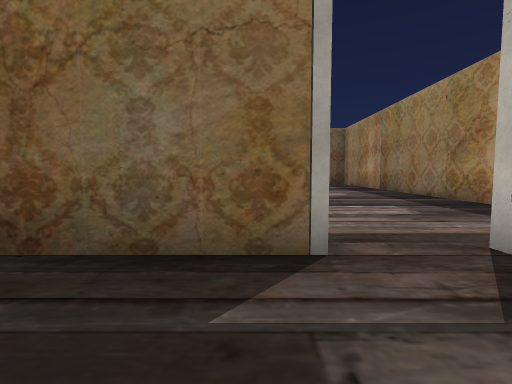
view 1 (above)

15 first-person views from a walk through a scene from a Unity 3-D project. The camera is 1.5 m above the floor, tilts 4° down and sees 85° across. Doors are open. The floor is counted in squares, 2 m on a side. Each view is taken from the middle of a square. On the plan, view 1 faces up. The plan holds only what a view shows up to about 10 squares ahead; the rest is blank. The place goes on beyond the plan.

view 2
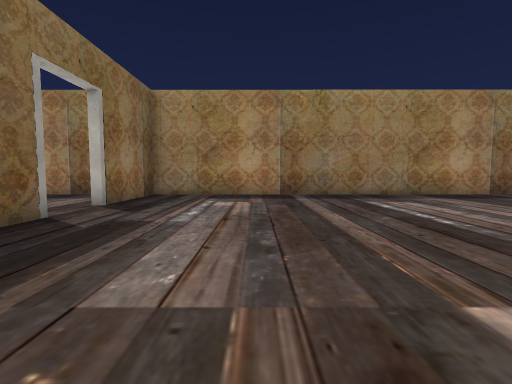

view 3
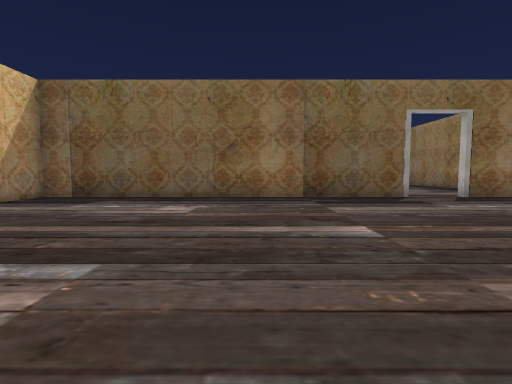

view 4
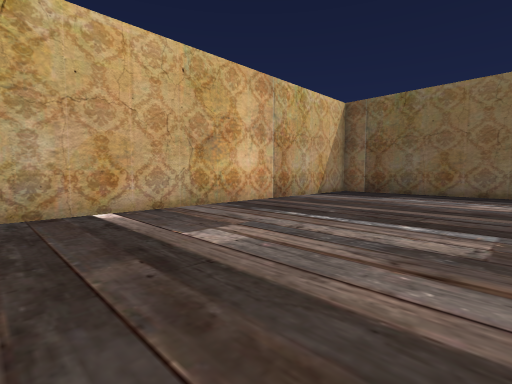

view 5
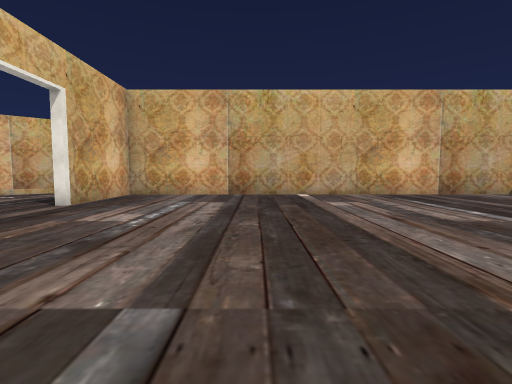

view 6
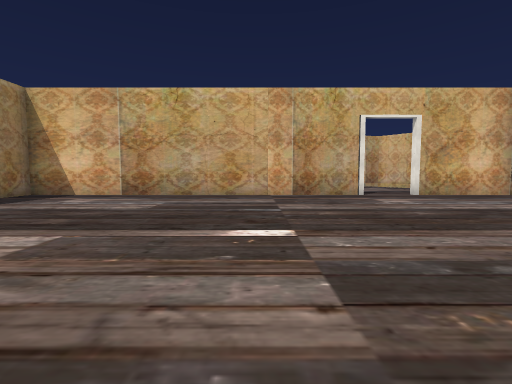

view 7
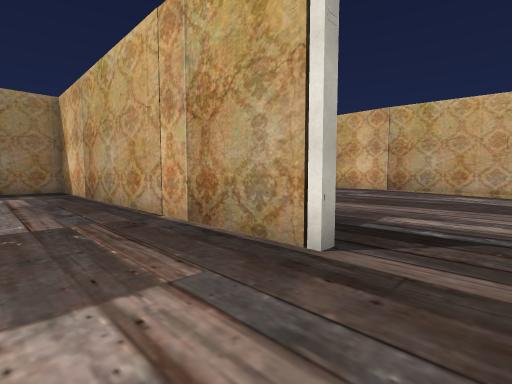

view 8
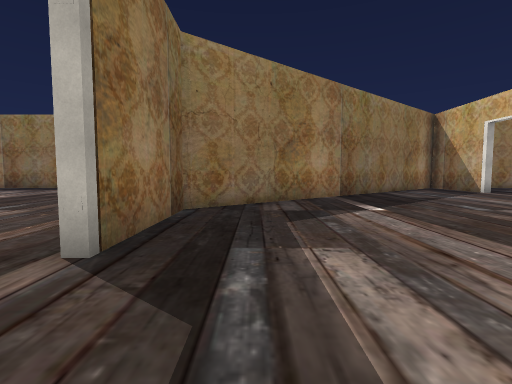

view 9
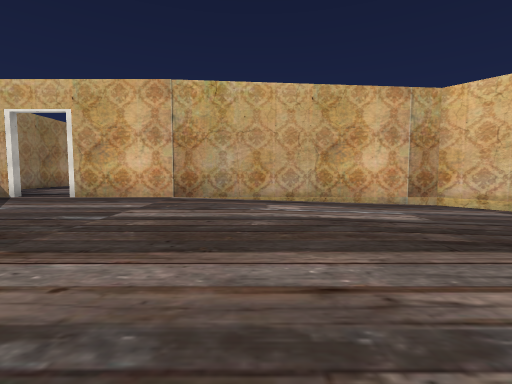

view 10
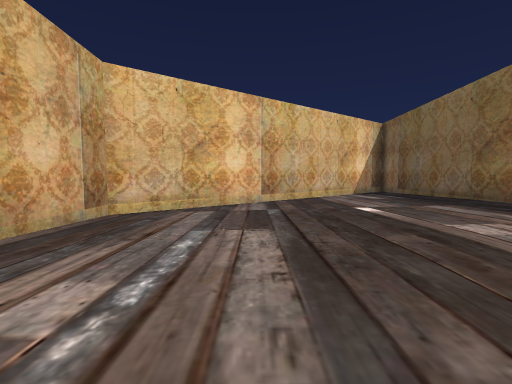

view 11
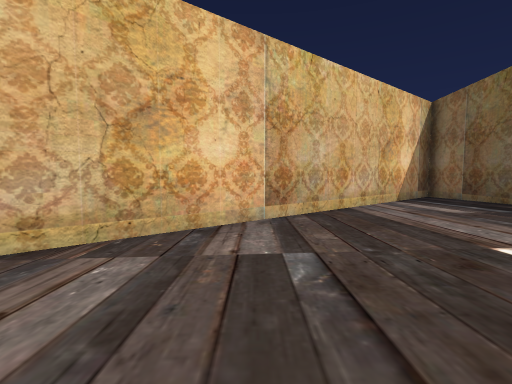

view 12
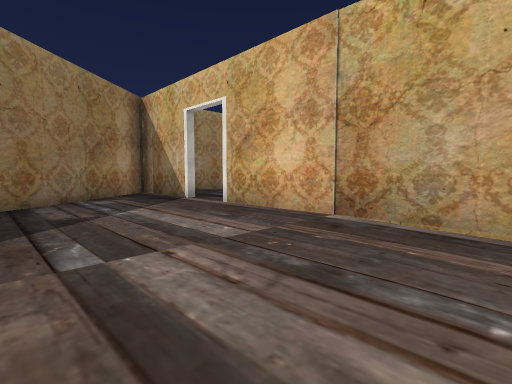

view 13
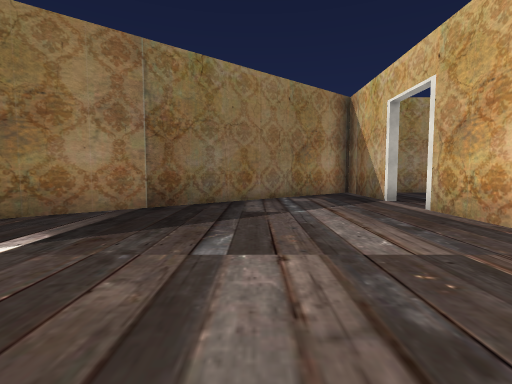

view 14
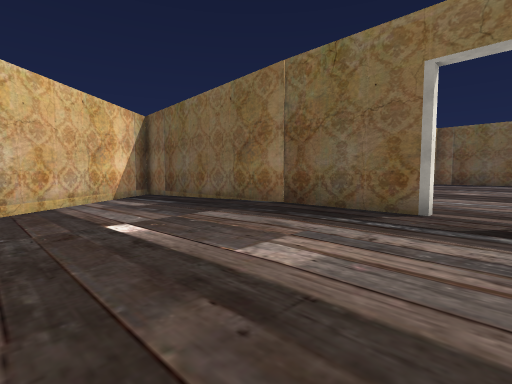

view 15
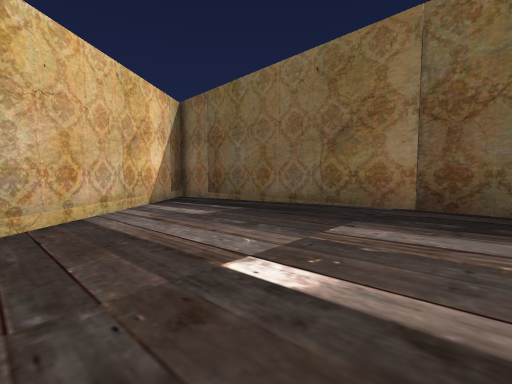

### Floor plan
Key: @ floor where view 1 was taken; # wall or solid block; . main floor; - floor 0.25 m lower than the main floor; _ floor 0.5 m lower than the main floor; D open door.
Columns run from 18 left of view 1 to 6 right of it. Each row starts with its distance up from view 1.
 10                      ...#
  9                      ...#
  8                     ....#
  7                     ....#
  6                     ....#
  5                    .....#
  4                    .... #
  3        #########   DD.  #
  2        #....... ###DD####
  1        #................#
  0        #..........@.....#
 -1        #................#
 -2        #................#
 -3        #................#
 -4        #................#
 -5        #................#
 -6        #................#
 -7        #................#
 -8        #................#
 -9        #................#
-10        #................#
-11        #................#
-12 ########...DD...........#
-13 #_----.####DD############
-14 #__----..........##
-15  #__----..........##
-16  ##__----..........#
-17   ##__----.........##
-18    ##_----..........##
-19     #__----..........##
-20      #__----..........#
-21      ##__----..........#
-22       ##__----.....DD. #
-23        ############DD##

Where each view was taken, in squares from view 1:
view 1: 0 up, 0 right, facing up
view 2: 1 down, 4 left, facing right
view 3: 6 down, 4 left, facing up
view 4: 8 down, 5 left, facing up-left
view 5: 8 down, 1 left, facing left
view 6: 3 down, 2 left, facing down
view 7: 10 down, 7 left, facing down-right
view 8: 14 down, 8 left, facing right
view 9: 14 down, 5 left, facing down
view 10: 19 down, 4 left, facing left
view 11: 19 down, 8 left, facing left
view 12: 18 down, 5 left, facing down-right
view 13: 19 down, 5 left, facing right
view 14: 18 down, 6 left, facing up-left
view 15: 18 down, 9 left, facing up-left
